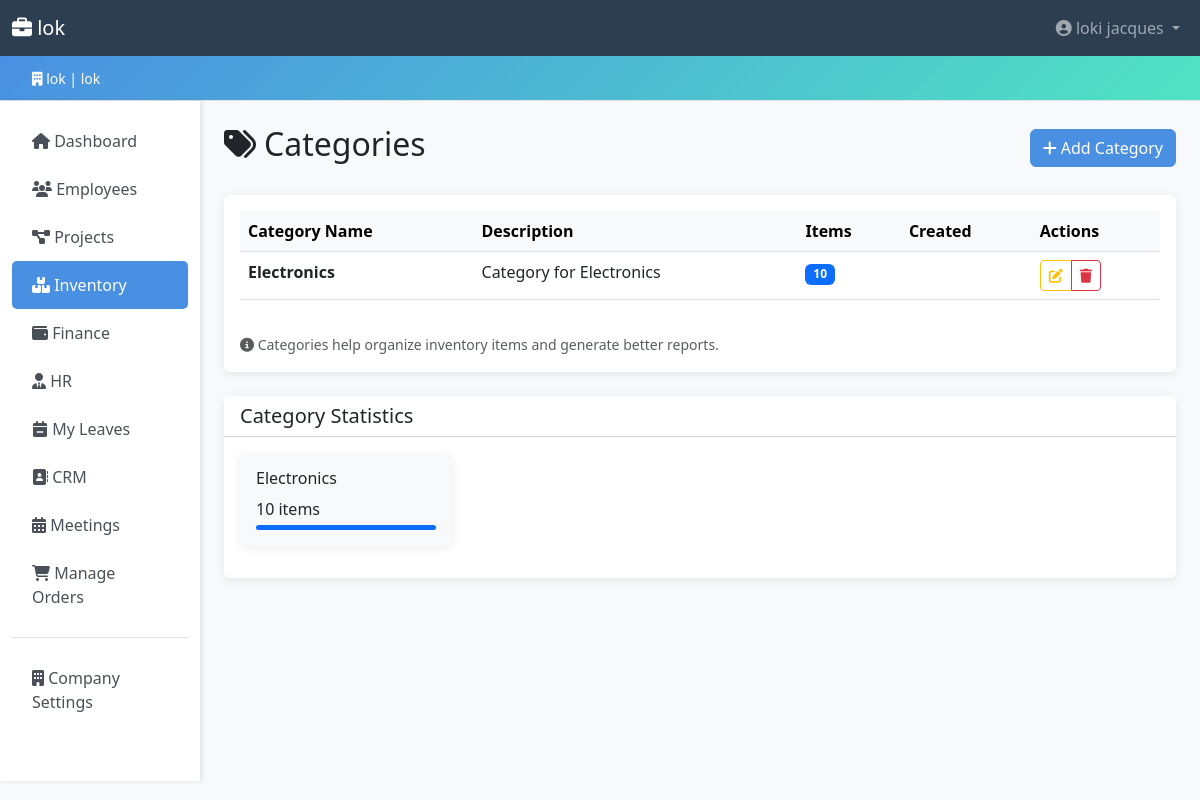
The app's page /inventory/categories/ (signed in) with its own data.
### accounts/models.py (models this page shows, shortened)
class Company(models.Model):
    PLAN_CHOICES = [
        ('free', 'Free'),
        ('basic', 'Basic'),
        ('premium', 'Premium'),
        ('enterprise', 'Enterprise'),
    ]
    company_id = models.UUIDField(default=uuid.uuid4, editable=False, unique=True)
    name = models.CharField(max_length=200)
    domain = models.CharField(max_length=200, unique=True, db_index=True)
    company_password = models.CharField(max_length=256)  # increased from 128 → 256 for future hash algo headroom
    contact_email = models.EmailField()
    contact_phone = models.CharField(
        max_length=20,
        blank=True,
        validators=[RegexValidator(r'^\+?[\d\s\-().]{7,20}$', 'Enter a valid phone number.')],
    )
    address = models.TextField(blank=True)
    subscription_plan = models.CharField(
        max_length=20,
        choices=PLAN_CHOICES,
        default='free',
    )
    is_active = models.BooleanField(default=True)
    created_at = models.DateTimeField(auto_now_add=True)
    updated_at = models.DateTimeField(auto_now=True)
    class Meta:
        verbose_name_plural = 'Companies'
        ordering = ['name']
        indexes = [
            models.Index(fields=['domain']),
            models.Index(fields=['is_active']),
        ]

class User(AbstractUser):
    ROLE_CHOICES = [
        ('admin', 'Admin'),
        ('hr_manager', 'HR Manager'),
        ('accountant', 'Accountant'),
        ('manager', 'Manager'),
        ('secretary', 'Secretary'),
        ('stock_manager', 'Stock Manager'),
        ('employee', 'Employee'),
    ]
    username = None  # replaced by email
    email = models.EmailField(unique=True, db_index=True)
    company = models.ForeignKey(
        Company,
        on_delete=models.CASCADE,
        related_name='users',
        null=True,
        blank=True,
    )
    phone = models.CharField(
        max_length=20,
        blank=True,
        validators=[RegexValidator(r'^\+?[\d\s\-().]{7,20}$', 'Enter a valid phone number.')],
    )
    department = models.CharField(max_length=100, blank=True)
    position = models.CharField(max_length=100, blank=True)
    role = models.CharField(
        max_length=20,
        choices=ROLE_CHOICES,
        default='employee',
        db_index=True,
        help_text='User role for access control.',
    )
    is_company_admin = models.BooleanField(
        default=False,
        help_text='Designates whether the user can manage company settings.',
    )
    last_login_ip = models.GenericIPAddressField(null=True, blank=True)
    objects = CustomUserManager()
    USERNAME_FIELD = 'email'
    REQUIRED_FIELDS = ['first_name', 'last_name']
    class Meta:
        ordering = ['email']
        indexes = [
            models.Index(fields=['company', 'role']),
            models.Index(fields=['company', 'is_active']),
        ]
    def get_full_name(self) -> str:
        return f'{self.first_name} {self.last_name}'.strip() or self.email

### inventory/models.py (models this page shows, shortened)
class StockCategory(models.Model):
    company = models.ForeignKey('accounts.Company', on_delete=models.CASCADE, related_name='stock_categories')
    name = models.CharField(max_length=100)
    description = models.TextField(blank=True)
    class Meta:
        unique_together = ['company', 'name']
        ordering = ['name']
        verbose_name_plural = 'Stock Categories'

### inventory/views.py (the view)
# urls.py: path('categories/', views.category_list, name='category_list'),
@role_required(*INVENTORY_VIEW_ROLES)
def category_list(request):
    company = request.user.company
    categories = StockCategory.objects.filter(company=company).annotate(
        item_count=Count('items')
    ).order_by('name')
    return render(request, 'inventory/category_list.html', {
        'categories': categories
    })

### templates/inventory/category_list.html (shortened to what this page needs)
{% extends 'base.html' %}
{% block content %}
<div class="d-flex justify-content-between align-items-center mb-4">
    <h2><i class="fas fa-tags me-2"></i>Categories</h2>
    <a href="{% url 'inventory:category_create' %}" class="btn btn-primary">
        <i class="fas fa-plus me-1"></i>Add Category
    </a>
</div>
<div class="card">
    <div class="card-body">
        <div class="table-responsive">
            <table class="table table-hover">
                <thead class="table-light">
                    <tr>
                        <th>Category Name</th>
                        <th>Description</th>
                        <th>Items</th>
                        <th>Created</th>
                        <th>Actions</th>
                    </tr>
                </thead>
                <tbody>
                    {% for category in categories %}
                    <tr>
                        <td>
                            <strong>{{ category.name }}</strong>
                        </td>
                        <td>
                            {{ category.description|truncatechars:100|default:"—" }}
                        </td>
                        <td>
                            <span class="badge bg-primary">{{ category.item_count }}</span>
                        </td>
                        <td>
                        </td>
                        <td>
                            <div class="btn-group btn-group-sm" role="group">
                                <a href="{% url 'inventory:category_edit' category.pk %}"
                                   class="btn btn-outline-warning" title="Edit">
                                    <i class="fas fa-edit"></i>
                                </a>
                                <a href="{% url 'inventory:category_delete' category.pk %}"
                                   class="btn btn-outline-danger" title="Delete">
                                    <i class="fas fa-trash"></i>
                                </a>
                            </div>
                        </td>
                    </tr>
                    {% endfor %}
                </tbody>
            </table>
        </div>
        <div class="mt-3 text-muted">
            <small>
                <i class="fas fa-info-circle"></i>
                Categories help organize inventory items and generate better reports.
            </small>
        </div>
    </div>
</div>
{% if categories %}
<div class="row mt-4">
    <div class="col-md-12">
        <div class="card">
            <div class="card-header bg-white">
                <h5 class="mb-0">Category Statistics</h5>
            </div>
            <div class="card-body">
                <div class="row">
                    {% for category in categories %}
                    <div class="col-md-3 mb-3">
                        <div class="card bg-light">
                            <div class="card-body">
                                <h6 class="card-title">{{ category.name }}</h6>
                                <p class="mb-1">{{ category.item_count }} items</p>
                                <div class="progress" style="height: 5px;">
                                    <div class="progress-bar" role="progressbar"
                                         style="width: {% widthratio category.item_count categories|length 100 %}%">
                                    </div>
                                </div>
                            </div>
                        </div>
                    </div>
                    {% endfor %}
                </div>
            </div>
        </div>
    </div>
</div>
{% endif %}
{% endblock %}

### templates/base.html (shortened to what this page needs)
<!DOCTYPE html>
{% load role_tags %}
<html lang="en">
<head>
    <link href="https://cdn.jsdelivr.net/npm/bootstrap@5.3.0/dist/css/bootstrap.min.css" rel="stylesheet">
    <link rel="stylesheet" href="https://cdnjs.cloudflare.com/ajax/libs/font-awesome/6.4.0/css/all.min.css">
</head>
<body>
    {% if user.is_authenticated %}
    <nav class="navbar navbar-expand-lg navbar-dark">
        <div class="container-fluid">
            <a class="navbar-brand" href="{% url 'core:dashboard' %}">
                <i class="fas fa-briefcase"></i> {{ company.name }}
            </a>
            <div class="collapse navbar-collapse" id="navbarNav">
                <ul class="navbar-nav ms-auto">
                    <li class="nav-item dropdown">
                        <a class="nav-link dropdown-toggle" href="#" id="navbarDropdown" role="button" data-bs-toggle="dropdown">
                            <i class="fas fa-user-circle"></i> {{ user.get_full_name }}
                        </a>
                    </li>
                </ul>
            </div>
        </div>
    </nav>
    <div class="company-banner">
        <div class="container-fluid">
            <small><i class="fas fa-building"></i> {{ company.name }} | {{ company.domain }}</small>
        </div>
    </div>
    {% endif %}
    <div class="container-fluid">
        <div class="row">
            {% if user.is_authenticated %}
            <nav class="col-md-2 d-md-block sidebar py-3">
                <div class="position-sticky">
                    <ul class="nav flex-column">
                        <li class="nav-item">
                            <a class="nav-link {% if request.resolver_match.app_name == 'core' and request.resolver_match.url_name == 'dashboard' %}active{% endif %}"
                               href="{% url 'core:dashboard' %}">
                                <i class="fas fa-home"></i> Dashboard
                            </a>
                        </li>
                        {% if user|has_role:'admin,hr_manager,manager,accountant,secretary,stock_manager,employee' %}
                        <li class="nav-item">
                            <a class="nav-link {% if request.resolver_match.app_name == 'employees' %}active{% endif %}"
                               href="{% url 'employees:employee_list' %}">
                                <i class="fas fa-users"></i> Employees
                            </a>
                        </li>
                        {% endif %}
                        {% if user|has_role:'admin,hr_manager,manager,accountant,secretary,stock_manager,employee' %}
                        <li class="nav-item">
                            <a class="nav-link {% if request.resolver_match.app_name == 'projects' %}active{% endif %}"
                               href="{% url 'projects:project_list' %}">
                                <i class="fas fa-project-diagram"></i> Projects
                            </a>
                        </li>
                        {% endif %}
                        {% if user|has_role:'admin,manager,hr_manager,accountant,secretary,stock_manager,employee' %}
                        <li class="nav-item">
                            <a class="nav-link {% if request.resolver_match.app_name == 'inventory' %}active{% endif %}"
                               href="{% url 'inventory:stock_list' %}">
                                <i class="fas fa-boxes"></i> Inventory
                            </a>
                        </li>
                        {% endif %}
                        {% if user|has_role:'admin,accountant,manager' %}
                        <li class="nav-item">
                            <a class="nav-link {% if request.resolver_match.app_name == 'finance' %}active{% endif %}"
                               href="{% url 'finance:index' %}">
                                <i class="fas fa-wallet"></i> Finance
                            </a>
                        </li>
                        {% endif %}
                        {% if user|has_role:'admin,hr_manager' %}
                        <li class="nav-item">
                            <a class="nav-link {% if request.resolver_match.app_name == 'hr' %}active{% endif %}"
                               href="{% url 'hr:position_list' %}">
                                <i class="fas fa-user-tie"></i> HR
                            </a>
                        </li>
                        {% endif %}
                        {% if user|has_role:'admin,hr_manager,manager,secretary,accountant,stock_manager,employee' %}
                        <li class="nav-item">
                            <a class="nav-link {% if request.resolver_match.app_name == 'hr' and 'leave' in request.resolver_match.url_name %}active{% endif %}"
                               href="{% url 'hr:my_leave_list' %}">
                                <i class="fas fa-calendar-minus"></i> My Leaves
                            </a>
                        </li>
                        {% endif %}
                        {% if user|has_role:'admin,manager,secretary' %}
                        <li class="nav-item">
                            <a class="nav-link {% if request.resolver_match.app_name == 'crm' %}active{% endif %}"
                               href="{% url 'crm:contact_list' %}">
                                <i class="fas fa-address-book"></i> CRM
                            </a>
                        </li>
                        {% endif %}
                        {% if user|has_role:'admin,hr_manager,manager,secretary,accountant,employee' %}
                        <li class="nav-item">
                            <a class="nav-link {% if request.resolver_match.app_name == 'meetings' %}active{% endif %}"
                               href="{% url 'meetings:dashboard' %}">
                                <i class="fas fa-calendar-alt"></i> Meetings
                            </a>
                        </li>
                        {% endif %}
                        {% if is_company_admin or user.is_superuser %}
                        <li class="nav-item">
                            <a class="nav-link {% if request.resolver_match.app_name == 'marketplace' and request.resolver_match.url_name == 'admin_order_dashboard' %}active{% endif %}"
                               href="{% url 'marketplace:admin_order_dashboard' %}">
                                <i class="fas fa-shopping-cart"></i> Manage Orders
                            </a>
                        </li>
                        {% endif %}
                        {% if is_company_admin or user.is_superuser %}
                        <li class="nav-item mt-3 border-top pt-3">
                            <a class="nav-link {% if request.resolver_match.app_name == 'accounts' and request.resolver_match.url_name == 'company_profile' %}active{% endif %}"
                               href="{% url 'accounts:company_profile' %}">
                                <i class="fas fa-building"></i> Company Settings
                            </a>
                        </li>
                        {% endif %}
                    </ul>
                </div>
            </nav>
            {% endif %}
            <main class="col-md-10 ms-sm-auto px-md-4 py-4 min-w-0">
                {% block content %}{% endblock %}
            </main>
        </div>
    </div>
</body>
</html>

### records on screen
Company: name "lok", domain "lok"
User: get_full_name "loki jacques"
StockCategory: name "Electronics", description "Category for Electronics", item_count "10"
